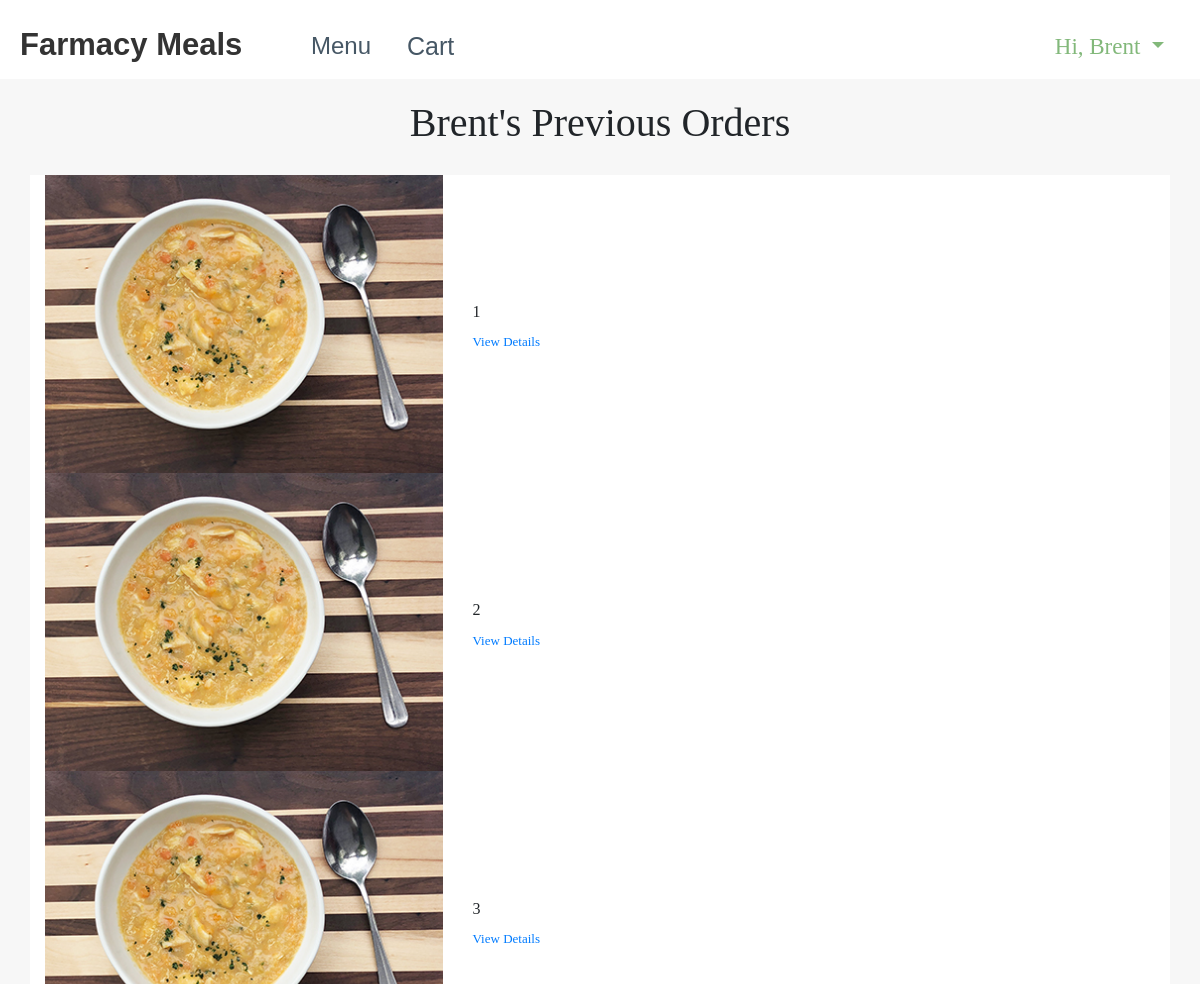
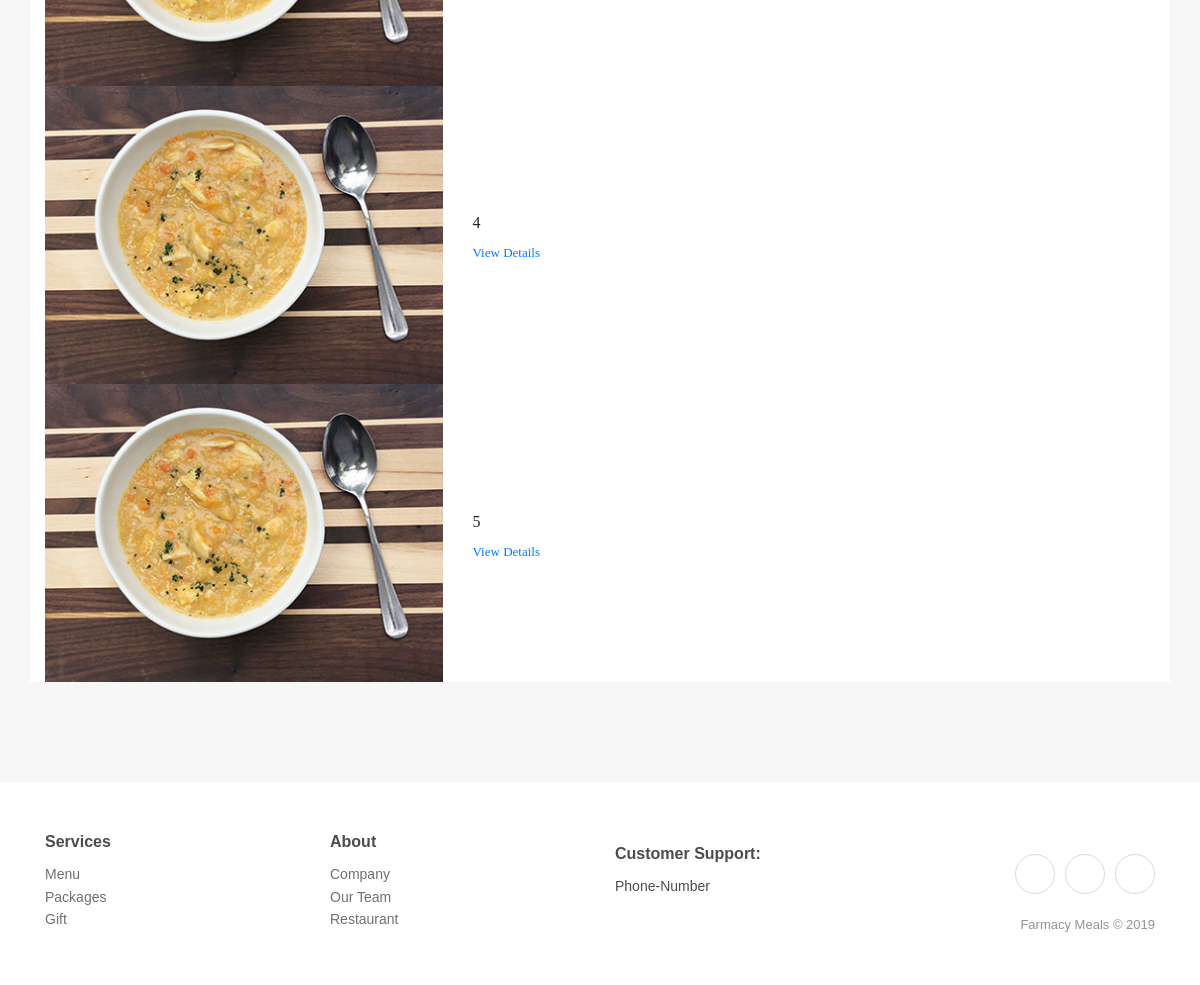
Page /orders (signed in) on the committed database (2 pictures, top to bottom).
### app/models.py (models this page shows, shortened)
class UserModel(UserMixin, db.Model):
    __tablename__ = "user"
    id = db.Column(db.Integer, primary_key=True)
    username = db.Column(db.String(64), index=True)
    email = db.Column(db.String(120), index=True, unique=True)
    password_hash = db.Column(db.String(128))
    first_name = db.Column(db.String(64), index=True, unique=False)
    last_name = db.Column(db.String(64), index=True, unique=False)
    address_line_1 = db.Column(db.String(64), index=True, unique=False)
    address_line_2 = db.Column(db.String(64), index=True, unique=False)
    city = db.Column(db.String(64), index=True, unique=False)
    state = db.Column(db.String(64), index=True, unique=False)
    zip_code = db.Column(db.String(64), index=True, unique=False)
    phone_number = db.Column(db.String(64), index=True, unique=False)
    image_file = db.Column(db.String(20), index=True, unique=False, nullable=False, default='default.jpg')
    orders = db.relationship('OrderModel', backref='previous_orders')
    items = db.relationship('ItemModel', backref='my_items')

class OrderModel(db.Model):
    __tablename__ = "order"
    id = db.Column(db.Integer, primary_key=True)
    cost = db.Column(db.Float)
    completed = db.Column(db.Boolean)
    user_id = db.Column(db.Integer, db.ForeignKey('user.id'))
    admin_id = db.Column(db.Integer, db.ForeignKey('admin.id'))
    order_items = db.relationship('ItemModel', backref='order_items')
    def __repr__(self):
        return '<Order {}>'.format(self.order_items)

### app/routes.py (the view)
@app.route('/orders', methods=['GET'])
@login_required
def orders():
    user = UserModel.query.filter_by(username=current_user.username).first_or_404()
    for order in user.orders:
        print("ORDERRRRRRRR: ", order)
    return render_template('orders.html', orders=user.orders, num_order_items = len(user.orders), user = user)

### app/models.py (called while the page is built)
@login.user_loader
def load_user(id):
    return UserModel.query.get(int(id))

    def __repr__(self):
        return '<Item {}>'.format(self.name)

### app/templates/orders.html (shortened to what this page needs)
{% extends "base.html" %}
{% block css %}
<link rel="stylesheet" href="{{ url_for('static', filename='css/orders.styles.min.css') }}">
{% endblock %}
{% block content %}
<main>
    <div class="container" style="font-family: 'Noto Serif KR', serif; padding-bottom:50px;">
        <div class="row">
            <div class="col" style="border: 10px;">
                <h1 class="text-center" style="padding: 20px;">{{ user.first_name }}'s Previous Orders</h1>
            </div>
            <div class="container" style="font-family: 'Noto Serif KR', serif; padding-bottom:50px;">
                <div class="row">
            <div class="col" style="background-color: white;">
                {% if orders|length == 0 %}
                <div class="row d-flex d-sm-flex d-xl-flex">
                    <div class="col">
                        <h2 style="color: black; text-align: center; padding-top: 40px">Empty</h2>
                    </div>
                </div>
                {% else %}
                {% for i in range(orders|length) %}
                <div class="row d-flex d-sm-flex d-xl-flex justify-content-center align-items-center justify-content-sm-center align-items-sm-center justify-content-xl-center align-items-xl-center">
                    <div class="col d-xl-flex justify-content-xl-center align-items-xl-center"><img class="img-fluid" src="{{ url_for('static', filename='/img/menuPage/chunckySoup.jpg') }}"></div>
                    <div class="col-3 col-sm-3">
                        <h6>{{ orders[i].id }}</h6><a href="#" style="font-size: 13px;">View Details</a></div>
                </div>
                {% endfor %}
                {% endif %}
            </div>
            </div>
            </div>
        </div>
</main>
{% endblock %}

### app/templates/base.html (shortened to what this page needs)
<!DOCTYPE html>
<html class="text-dark">
<head>
    <link rel="stylesheet" href="https://cdnjs.cloudflare.com/ajax/libs/twitter-bootstrap/4.3.1/css/bootstrap.min.css">
    <link rel="stylesheet" href="https://cdnjs.cloudflare.com/ajax/libs/ionicons/2.0.1/css/ionicons.min.css">
    <link rel="stylesheet" href="{{ url_for('static', filename='css/base.styles.min.css') }}">
    {% block css %} {% endblock %}
</head>
<body>
    <div>
        <nav class="navbar navbar-light navbar-expand-lg navigation-clean-button" style="padding: 14px;">
            <div class="container-fluid"><a class="navbar-brand" href="/"
                    style="height: 35px;margin: 0px;font-size: 31px; width: 253px;padding: 0px;">Farmacy
                    Meals</a>
                <div class="collapse navbar-collapse flex-shrink-1" id="navcol-1">
                    <ul class="nav navbar-nav">
                        <li class="nav-item" role="presentation"><a class="nav-link" href="/menu"
                                style="font-size: 24px;">Menu</a></li>
                        <li class="nav-item" role="presentation"><a class="nav-link" href="/cart"
                                style="font-size: 25px;">Cart</a></li>
                    </ul>
                    {% if current_user.username %}
                    <div class="nav-item dropdown ml-auto" style="font-size: 23px; font-family: 'Noto Serif KR', serif;"><a
                            class="dropdown-toggle nav-link" data-toggle="dropdown" aria-expanded="false"
                            style="color:#82b87a;" href="#">Hi,
                            {{ current_user.first_name }}&nbsp;</a>
                    </div>
                    {% else %}
                    </ul>
                    <span class="ml-auto navbar-text actions"> <a class="btn btn-light action-button" role="button"
                            href="/login" style="background-color: #bdecb6;">Log in</a></span>
                    {% endif %}
                </div>
            </div>
        </nav>
    </div>
    {% block content %} {% endblock %}
    <div class="footer-clean">
        <footer>
            <div class="container">
                <div class="row">
                    <div class="col-sm-4 col-md-3 item">
                        <h3>Services</h3>
                        <ul>
                            <li><a href="#">Menu</a></li>
                            <li><a href="#">Packages</a></li>
                            <li><a href="#">Gift</a></li>
                        </ul>
                    </div>
                    <div class="col-sm-4 col-md-3 item">
                        <h3>About</h3>
                        <ul>
                            <li><a href="#">Company</a></li>
                            <li><a href="#">Our Team</a></li>
                            <li><a href="#">Restaurant</a></li>
                        </ul>
                    </div>
                    <div class="col-sm-4 col-md-3 item">
                        <h3>Customer Support:</h3>
                        <ul>
                            <li>Phone-Number</li>
                        </ul>
                    </div>
                    <div class="col-lg-3 item social"><a href="#"></a><a
                            href="#"></a><a href="#"></a>
                        <p class="copyright">Farmacy Meals © 2019</p>
                    </div>
                </div>
            </div>
        </footer>
    </div>
</body>

### rows in the picture
UserModel: first_name "Brent"
OrderModel: id "1"
OrderModel: id "2"
OrderModel: id "3"
OrderModel: id "4"
OrderModel: id "5"
